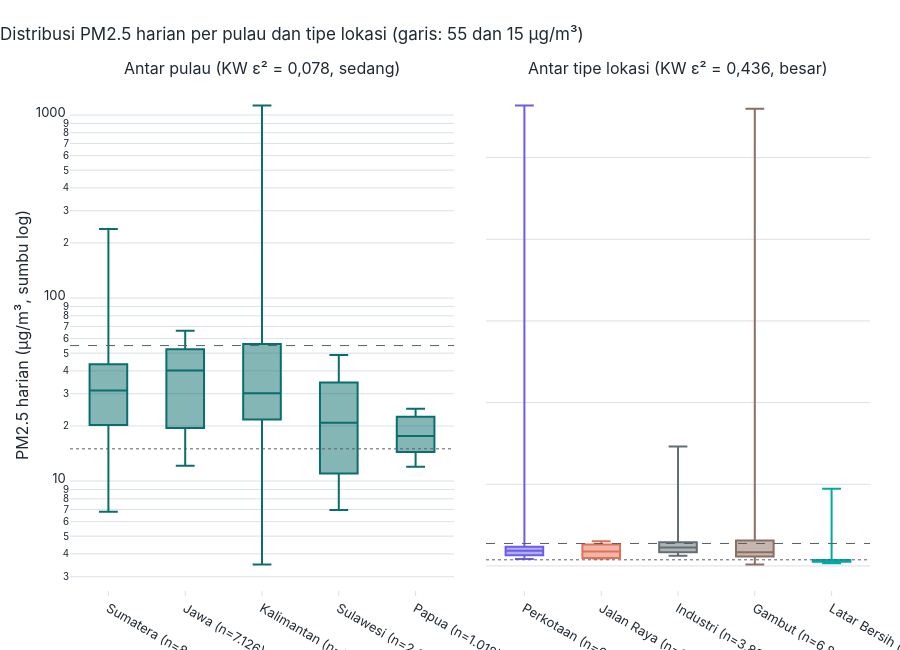

The cell this chart's notebook holds for it:
### Code cell
fig = make_subplots(rows=1, cols=2, shared_yaxes=True, horizontal_spacing=0.04, subplot_titles=(f"Antar pulau (KW ε² = {fl(kw_pulau['epsilon2'], 3)}, {label_eps(kw_pulau['epsilon2'])})", f"Antar tipe lokasi (KW ε² = {fl(kw_tipe['epsilon2'], 3)}, {label_eps(kw_tipe['epsilon2'])})"))
for k, v in g_pulau.items():
    fig.add_trace(go.Box(y=v, name=f"{k} (n={rp(len(v))})", marker_color=style.WARNA_UTAMA, boxpoints=False, showlegend=False), row=1, col=1)
for k, v in g_tipe.items():
    fig.add_trace(go.Box(y=v, name=f"{k} (n={rp(len(v))})", marker_color=WARNA[k], boxpoints=False, showlegend=False), row=1, col=2)
for nilai, ds in ((cfg.BM_HARIAN["pm25"], "dash"), (cfg.WHO_HARIAN["pm25"], "dot")):
    for c in (1, 2): fig.add_hline(y=nilai, line=dict(color=style.WARNA_TEKS_REDUP, dash=ds, width=1), row=1, col=c)
fig.update_yaxes(type="log", title_text="PM2.5 harian (µg/m³, sumbu log)", row=1, col=1)
style.terapkan(fig, "Distribusi PM2.5 harian per pulau dan tipe lokasi (garis: 55 dan 15 µg/m³)", 650)
simpan(fig, "04_A5_kruskal_pulau_tipe", 650); fig.show()

sig = lambda dn: dn[dn.signifikan]
KN["A"]["kruskal_wallis"] = {"pulau": {**kw_pulau, "kw_median_stasiun": kws_pulau, "n_pasangan_dunn_signifikan": int(dn_pulau.signifikan.sum()), "n_pasangan": len(dn_pulau)},
                              "tipe": {**kw_tipe, "kw_median_stasiun": kws_tipe, "n_pasangan_dunn_signifikan": int(dn_tipe.signifikan.sum()), "n_pasangan": len(dn_tipe)}}
tt = dn_tipe.sort_values("p_adj").iloc[0]
tafsir(f"PM2.5 harian berbeda nyata antar pulau (H = {fl(kw_pulau['H'], 0)}, ε² = {fl(kw_pulau['epsilon2'], 3)}, efek {label_eps(kw_pulau['epsilon2'])}) dan antar tipe lokasi (H = {fl(kw_tipe['H'], 0)}, ε² = {fl(kw_tipe['epsilon2'], 3)}, efek {label_eps(kw_tipe['epsilon2'])}); {int(dn_tipe.signifikan.sum())} dari {len(dn_tipe)} pasangan tipe dan {int(dn_pulau.signifikan.sum())} dari {len(dn_pulau)} pasangan pulau signifikan pada Dunn–Holm.",
       f"Pada uji ketahanan dengan unit stasiun (n = {kws_tipe['n']}), perbedaan antar tipe {'tetap signifikan' if kws_tipe['p'] < 0.05 else 'tidak signifikan'} ({pv(kws_tipe['p'])}) sedangkan antar pulau {'tetap signifikan' if kws_pulau['p'] < 0.05 else 'tidak signifikan'} ({pv(kws_pulau['p'])}).",
       f"Pasangan tipe dengan selisih median terbesar: {dn_tipe.assign(a=dn_tipe.median_a.sub(dn_tipe.median_b).abs()).sort_values('a').iloc[-1].kelompok_a} vs {dn_tipe.assign(a=dn_tipe.median_a.sub(dn_tipe.median_b).abs()).sort_values('a').iloc[-1].kelompok_b}. " + ("Karena uji berbasis stasiun tidak menemukan perbedaan antar pulau, signifikansi di tingkat hari-stasiun kemungkinan mencerminkan komposisi tipe lokasi tiap pulau (belum diuji langsung); tipe lokasi adalah pembeda yang lebih andal." if kws_pulau['p'] >= 0.05 else "Perbedaan antar pulau juga tahan pada uji berbasis stasiun."))

### Figure 1 — Plotly figure (JSON) as saved in the notebook; plotly's stock layout.template omitted (floating-point values rounded to 4 significant figures; data arrays with more than 128 entries replaced by an {"elided": "..."} marker saying what was removed)
{"data": [{"boxpoints": false, "marker": {"color": "#0B6E6E"}, "name": "Sumatera (n=8.193)", "showlegend": false, "type": "box", "xaxis": "x", "y": {"elided": "8193 float values"}, "yaxis": "y"}, {"boxpoints": false, "marker": {"color": "#0B6E6E"}, "name": "Jawa (n=7.126)", "showlegend": false, "type": "box", "xaxis": "x", "y": {"elided": "7126 float values"}, "yaxis": "y"}, {"boxpoints": false, "marker": {"color": "#0B6E6E"}, "name": "Kalimantan (n=5.861)", "showlegend": false, "type": "box", "xaxis": "x", "y": {"elided": "5861 float values"}, "yaxis": "y"}, {"boxpoints": false, "marker": {"color": "#0B6E6E"}, "name": "Sulawesi (n=2.036)", "showlegend": false, "type": "box", "xaxis": "x", "y": {"elided": "2036 float values"}, "yaxis": "y"}, {"boxpoints": false, "marker": {"color": "#0B6E6E"}, "name": "Papua (n=1.018)", "showlegend": false, "type": "box", "xaxis": "x", "y": {"elided": "1018 float values"}, "yaxis": "y"}, {"boxpoints": false, "marker": {"color": "#6C5CE7"}, "name": "Perkotaan (n=6.479)", "showlegend": false, "type": "box", "xaxis": "x2", "y": {"elided": "6479 float values"}, "yaxis": "y2"}, {"boxpoints": false, "marker": {"color": "#E17055"}, "name": "Jalan Raya (n=2.036)", "showlegend": false, "type": "box", "xaxis": "x2", "y": {"elided": "2036 float values"}, "yaxis": "y2"}, {"boxpoints": false, "marker": {"color": "#636E72"}, "name": "Industri (n=3.825)", "showlegend": false, "type": "box", "xaxis": "x2", "y": {"elided": "3825 float values"}, "yaxis": "y2"}, {"boxpoints": false, "marker": {"color": "#8D6E63"}, "name": "Gambut (n=6.804)", "showlegend": false, "type": "box", "xaxis": "x2", "y": {"elided": "6804 float values"}, "yaxis": "y2"}, {"boxpoints": false, "marker": {"color": "#00A8A8"}, "name": "Latar Bersih (n=5.090)", "showlegend": false, "type": "box", "xaxis": "x2", "y": {"elided": "5090 float values"}, "yaxis": "y2"}], "layout": {"annotations": [{"font": {"size": 16}, "showarrow": false, "text": "Antar pulau (KW ε² = 0,078, sedang)", "x": 0.24, "xanchor": "center", "xref": "paper", "y": 1.0, "yanchor": "bottom", "yref": "paper"}, {"font": {"size": 16}, "showarrow": false, "text": "Antar tipe lokasi (KW ε² = 0,436, besar)", "x": 0.76, "xanchor": "center", "xref": "paper", "y": 1.0, "yanchor": "bottom", "yref": "paper"}], "height": 650, "shapes": [{"line": {"color": "#52606D", "dash": "dash", "width": 1}, "type": "line", "x0": 0, "x1": 1, "xref": "x domain", "y0": 55.0, "y1": 55.0, "yref": "y"}, {"line": {"color": "#52606D", "dash": "dash", "width": 1}, "type": "line", "x0": 0, "x1": 1, "xref": "x2 domain", "y0": 55.0, "y1": 55.0, "yref": "y2"}, {"line": {"color": "#52606D", "dash": "dot", "width": 1}, "type": "line", "x0": 0, "x1": 1, "xref": "x domain", "y0": 15.0, "y1": 15.0, "yref": "y"}, {"line": {"color": "#52606D", "dash": "dot", "width": 1}, "type": "line", "x0": 0, "x1": 1, "xref": "x2 domain", "y0": 15.0, "y1": 15.0, "yref": "y2"}], "title": {"text": "Distribusi PM2.5 harian per pulau dan tipe lokasi (garis: 55 dan 15 µg/m³)"}, "xaxis": {"anchor": "y", "domain": [0.0, 0.48]}, "xaxis2": {"anchor": "y2", "domain": [0.52, 1.0]}, "yaxis": {"anchor": "x", "domain": [0.0, 1.0], "title": {"text": "PM2.5 harian (µg/m³, sumbu log)"}, "type": "log"}, "yaxis2": {"anchor": "x2", "domain": [0.0, 1.0], "matches": "y", "showticklabels": false}}}
